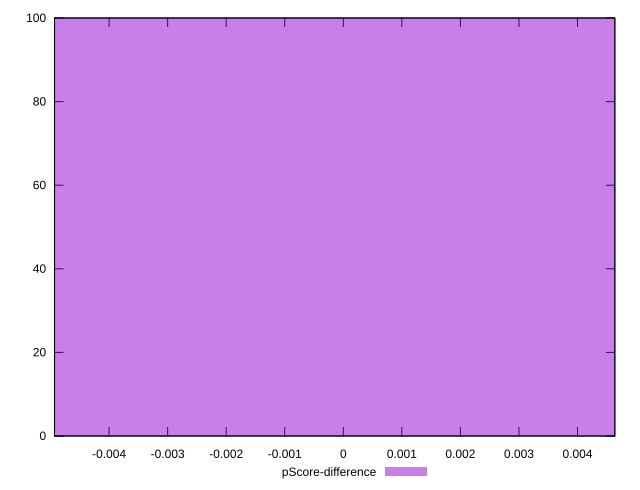

This figure's gnuplot source:
reset

$pScoreDifference <<EOF
0 100
EOF

set key outside below
set boxwidth 0.01028315900207876
set xrange [-0.004931822957321863:0.0046375893622611075]
set yrange [0:100]
set trange [0:100]
set style fill transparent solid 0.5 noborder
set terminal svg size 640, 490 enhanced background rgb 'white'
set output "report_00018_2021-02-10T15-25-16.877Z/max-potential-fid/samples/pages+cached+noadtech+nomedia+nocss/pScore-difference/histogram.svg"

plot $pScoreDifference title "pScore-difference" with boxes

reset
